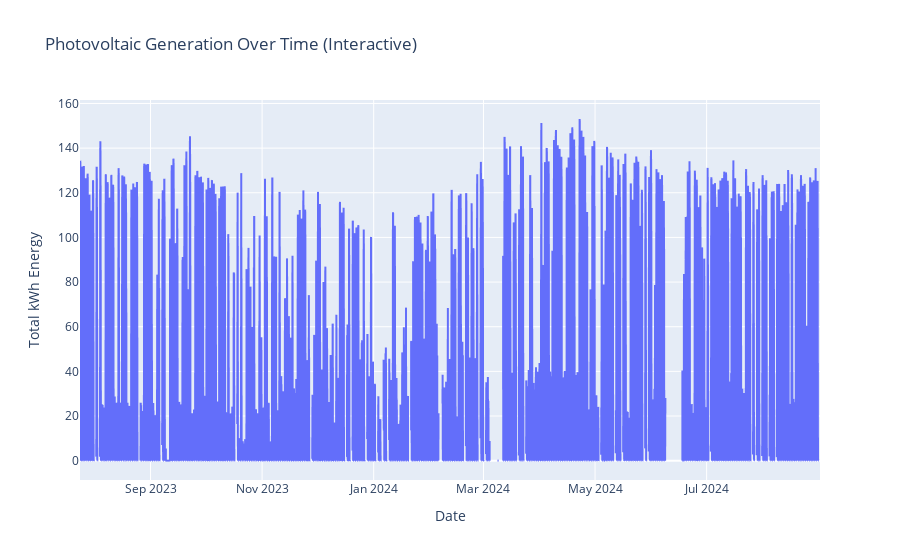

The notebook cell this image was saved under:
### Code cell
# Convert FECHA to datetime
df_gen['FECHA'] = pd.to_datetime(df_gen['FECHA'])

# Set FECHA as index for time series plotting
df_gen_indexed = df_gen.set_index('FECHA')

# Create a time series plot using matplotlib
plt.figure(figsize=(12, 6))
plt.plot(df_gen_indexed['TOTAL_KWH_ENERGIA'])
plt.title('Photovoltaic Generation Over Time')
plt.xlabel('Date')
plt.ylabel('Total kWh Energy')
plt.grid(True)
plt.tight_layout()
plt.show()

# Create an interactive time series plot using Plotly
fig = px.line(df_gen, x='FECHA', y='TOTAL_KWH_ENERGIA', 
              title='Photovoltaic Generation Over Time (Interactive)')
fig.update_xaxes(title='Date')
fig.update_yaxes(title='Total kWh Energy')
fig.show()

### Figure 1 — Plotly figure (JSON) as saved in the notebook; plotly's stock layout.template omitted (floating-point values rounded to 4 significant figures; data arrays with more than 128 entries replaced by an {"elided": "..."} marker saying what was removed)
{"data": [{"hovertemplate": "FECHA=%{x}<br>TOTAL_KWH_ENERGIA=%{y}<extra></extra>", "legendgroup": "", "line": {"color": "#636efa", "dash": "solid"}, "marker": {"symbol": "circle"}, "mode": "lines", "name": "", "showlegend": false, "type": "scattergl", "x": {"elided": "9708 str values"}, "xaxis": "x", "y": {"elided": "9708 float values"}, "yaxis": "y"}], "layout": {"legend": {"tracegroupgap": 0}, "title": {"text": "Photovoltaic Generation Over Time (Interactive)"}, "xaxis": {"anchor": "y", "domain": [0, 1], "title": {"text": "Date"}}, "yaxis": {"anchor": "x", "domain": [0, 1], "title": {"text": "Total kWh Energy"}}}}
